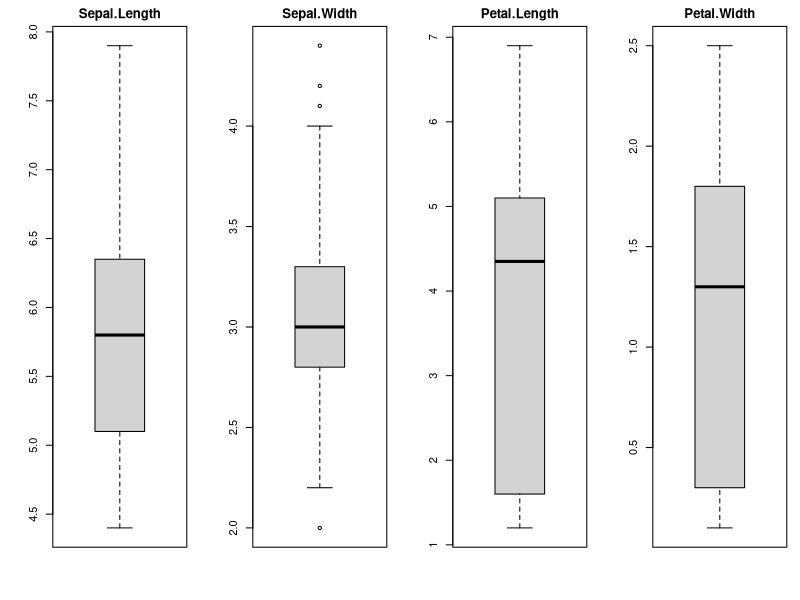
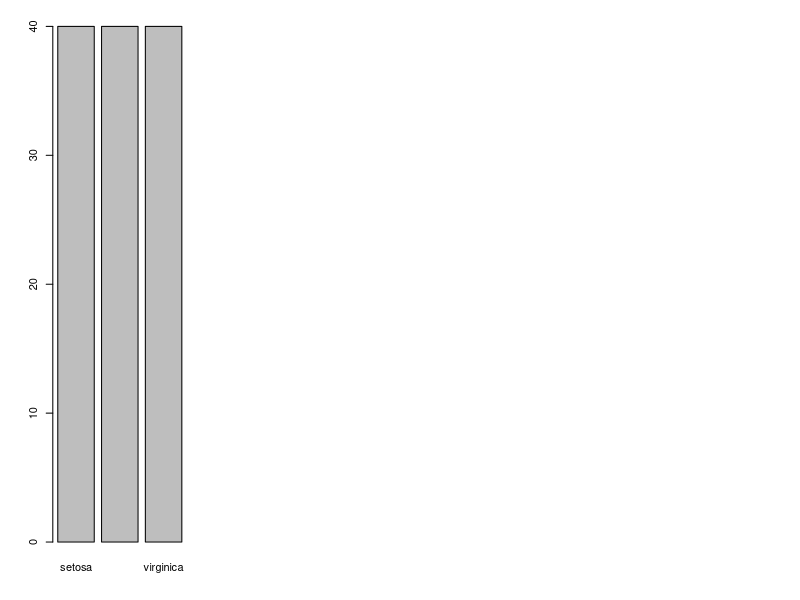
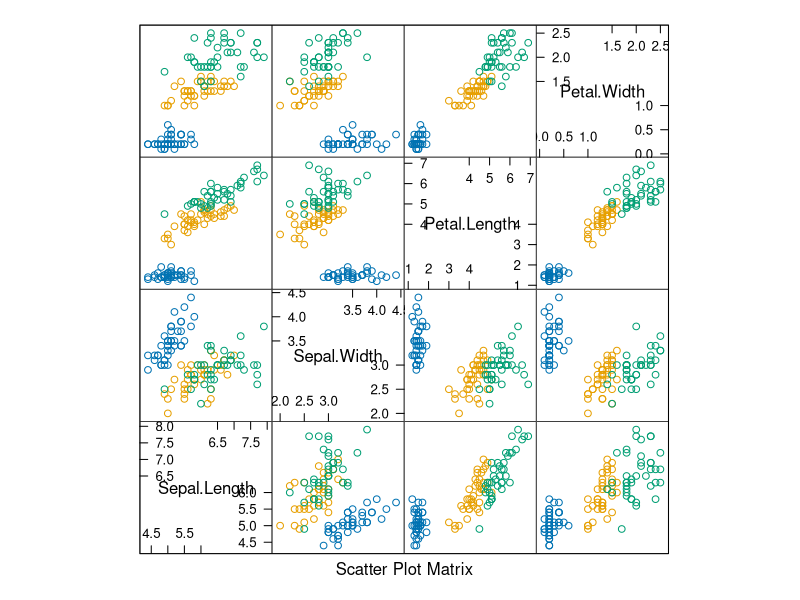
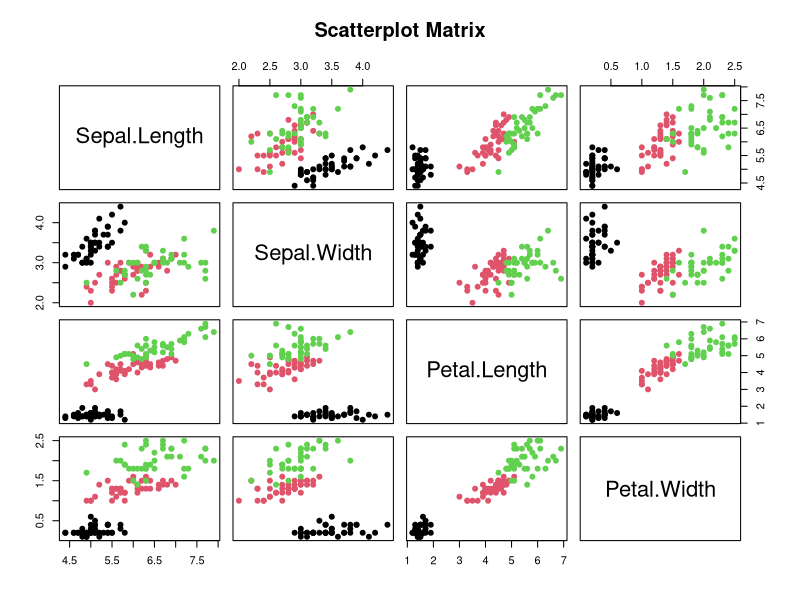
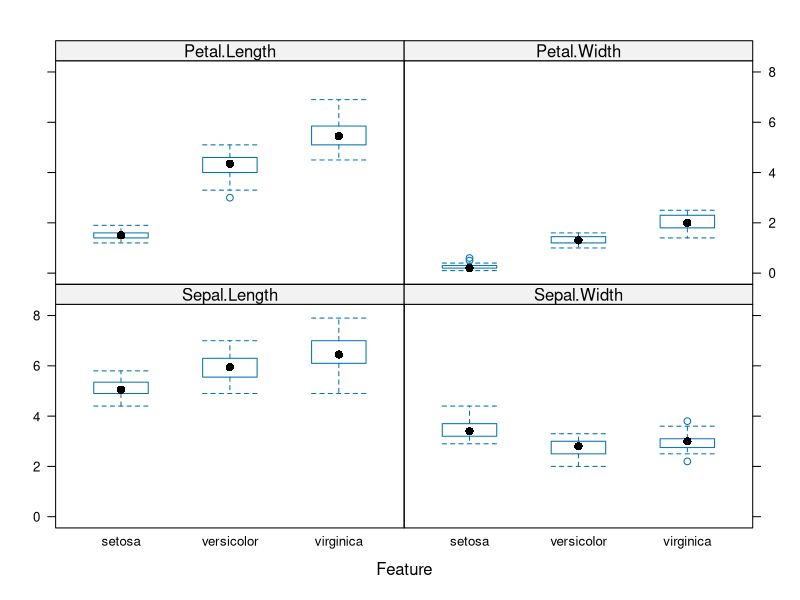
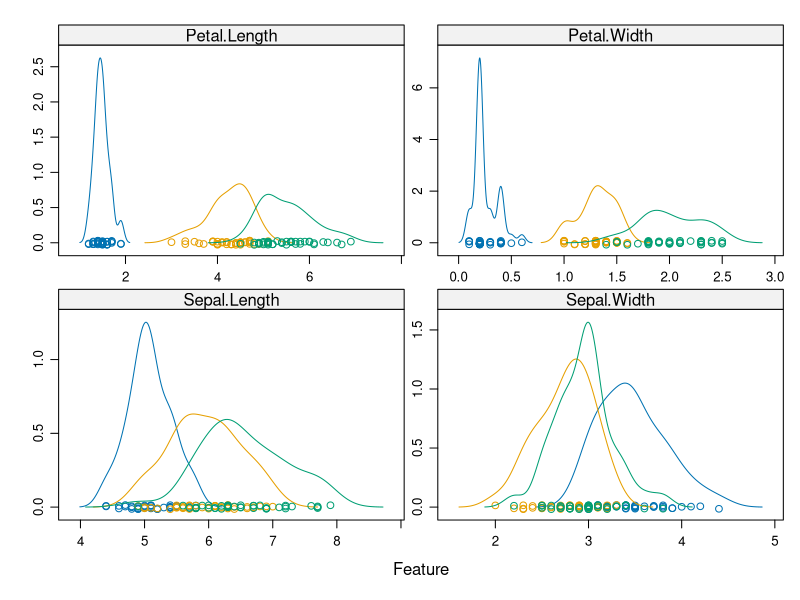

The R script that drew these images, in order: (Note: this script raises an error after producing the figures.)
# Load necessary libraries
install.packages("caret")
library(caret)
library(lattice)

## Load the Data
# Attach the iris dataset to the environment
data(iris)
# Rename the dataset
dataset <- iris

# Create a list of 80% of the rows in the original dataset we can use for training
validation_index <- createDataPartition(dataset$Species, p=0.80, list=FALSE)
# Select 20% of the data for validation
validation <- dataset[-validation_index,]
# Use the remaining 80% of data to training and testing the models
dataset <- dataset[validation_index,]

## Summarize Dataset
# dimensions of dataset
dim(dataset)

# list types for each attribute
sapply(dataset, class)

# take a peek at the first 5 rows of the data
head(dataset)

# list the levels for the class
levels(dataset$Species)

# summarize the class distribution
percentage <- prop.table(table(dataset$Species)) * 100
cbind(freq=table(dataset$Species), percentage=percentage)

# summarize attribute distributions
summary(dataset)

## Visualize Dataset
# Split input and output
x <- dataset[, 1:4]
y <- dataset[, 5]

# Adjust margins to fit multiple plots
par(mfrow = c(1, 4), mar = c(4, 4, 2, 1))

# boxplot for each attribute on one image
par(mfrow=c(1,4))
for(i in 1:4) {
  boxplot(x[,i], main=names(iris)[i])
}

# barplot for class breakdown
plot(y)

# scatterplot matrix
featurePlot(x, y, "pairs")
pairs(x, col = as.numeric(y), pch = 19, main = "Scatterplot Matrix")

# box and whisker plots for each attribute
featurePlot(x=x, y=y, plot="box")

# density plots for each attribute by class value
scales <- list(x=list(relation="free"), y=list(relation="free"))
featurePlot(x=x, y=y, plot="density", scales=scales)

## Evaluate Some Algorithms
# Run algorithms using 10-fold cross validation
control <- trainControl(method="cv", number=10)
metric <- "Accuracy"

# a) linear algorithms
set.seed(7)
fit.lda <- train(Species~., data=dataset, method="lda", metric=metric, trControl=control)
# b) nonlinear algorithms
# CART
set.seed(7)
fit.cart <- train(Species~., data=dataset, method="rpart", metric=metric, trControl=control)
# kNN
set.seed(7)
fit.knn <- train(Species~., data=dataset, method="knn", metric=metric, trControl=control)
# c) advanced algorithms
# SVM
set.seed(7)
fit.svm <- train(Species~., data=dataset, method="svmRadial", metric=metric, trControl=control)
# Random Forest
set.seed(7)
fit.rf <- train(Species~., data=dataset, method="rf", metric=metric, trControl=control)

# summarize accuracy of models
results <- resamples(list(lda=fit.lda, cart=fit.cart, knn=fit.knn, svm=fit.svm, rf=fit.rf))
summary(results)

# compare accuracy of models
dotplot(results)

# summarize Best Model
print(fit.lda)

## Make Predictions
# estimate skill of LDA on the validation dataset
predictions <- predict(fit.lda, validation)
confusionMatrix(predictions, validation$Species)
